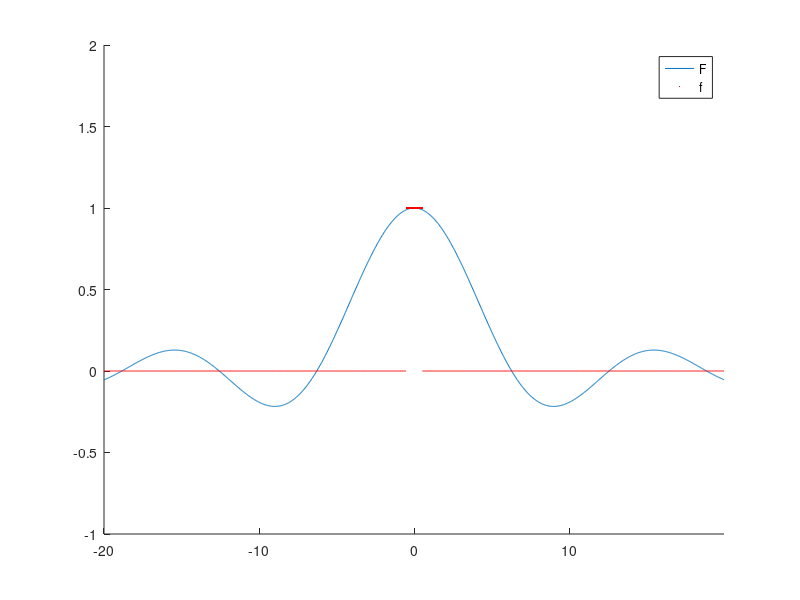

Write MATLAB code to recreate this figure.
clf ;
hold on ;
xx = -20:0.0301:20 ;

F = @( x ) sin( 0.5 * x ) ./ ( 0.5 * x ) ;
h( 1 ) = plot( xx, F( xx ) ) ;

dom = ( -0.5 <= xx ) & ( xx <= 0.5 ) ;
h( 2 ) = plot( xx( dom ), ones( size( xx( dom ) ) ), '.r', 'MarkerSize', 4 ) ;

dom = -0.5 > xx ;
h( 3 ) = plot( xx( dom ), 0.0 * xx( dom ), 'r' ) ;
dom = 0.5 < xx ;
h( 4 ) = plot( xx( dom ), 0.0 * xx( dom ), 'r' ) ;
axis( [ -Inf, Inf, -1, 2 ] ) ;
legend( h( [ 1 2 ] ), 'F', 'f' ) ;

print('negyszog','-dpdf') ;
